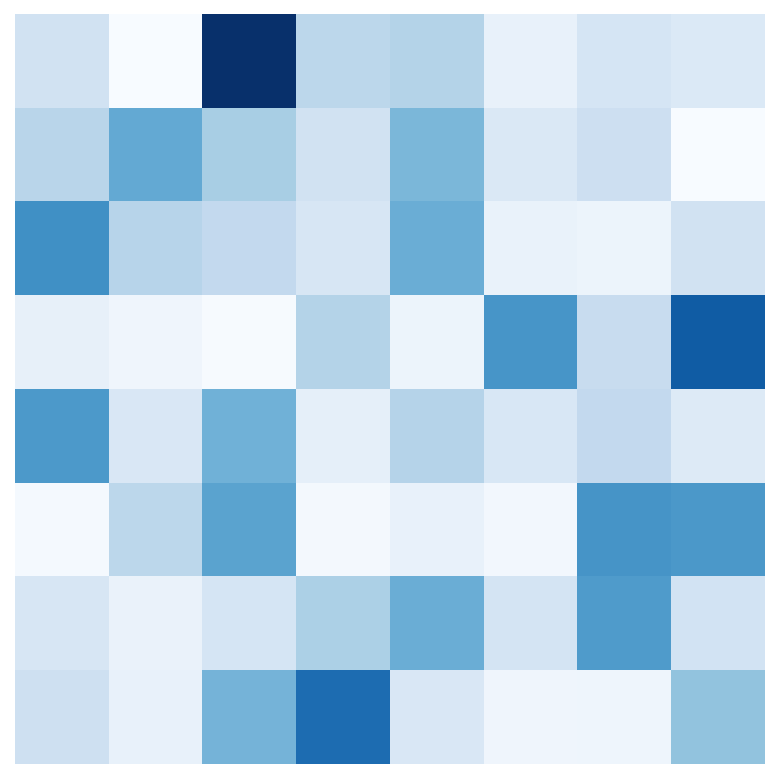

Here is the Python script that generated this plot:
import matplotlib.pyplot as plt
import numpy as np

attn = np.random.dirichlet(np.ones(8), size=8)

fig, ax = plt.subplots(figsize=(5, 5))
ax.imshow(attn, cmap="Blues")
ax.axis("off")
plt.tight_layout(pad=0)
plt.savefig("attention_matrix.png", dpi=150, bbox_inches="tight")
print("saved")
